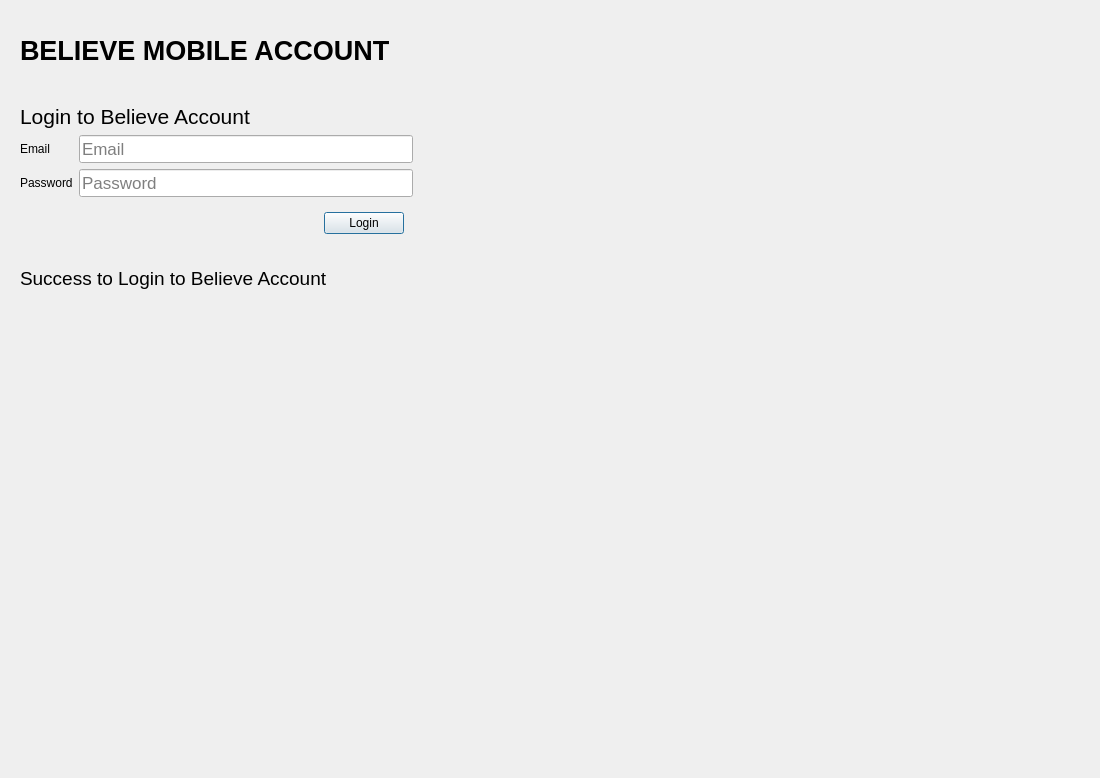
<?xml version="1.0" encoding="UTF-8"?>
<ui version="4.0">
 <class>MobileDialog</class>
 <widget class="QDialog" name="MobileDialog">
  <property name="enabled">
   <bool>true</bool>
  </property>
  <property name="geometry">
   <rect>
    <x>0</x>
    <y>0</y>
    <width>1100</width>
    <height>778</height>
   </rect>
  </property>
  <property name="minimumSize">
   <size>
    <width>1100</width>
    <height>0</height>
   </size>
  </property>
  <property name="windowTitle">
   <string>Send Coins</string>
  </property>
  <layout class="QVBoxLayout" name="verticalLayout">
   <item>
    <widget class="QWidget" name="widget_Header" native="true">
     <layout class="QVBoxLayout" name="verticalLayout_Header" stretch="0">
      <property name="leftMargin">
       <number>0</number>
      </property>
      <property name="topMargin">
       <number>0</number>
      </property>
      <property name="rightMargin">
       <number>0</number>
      </property>
      <property name="bottomMargin">
       <number>0</number>
      </property>
      <item>
       <widget class="QWidget" name="" native="true">
        <layout class="QHBoxLayout" name="horizontalLayout_Header" stretch="1,0,1">
         <property name="spacing">
          <number>6</number>
         </property>
         <item>
          <widget class="QLabel" name="labelOverviewHeaderLeft">
           <property name="minimumSize">
            <size>
             <width>464</width>
             <height>60</height>
            </size>
           </property>
           <property name="maximumSize">
            <size>
             <width>16777215</width>
             <height>60</height>
            </size>
           </property>
           <property name="font">
            <font>
             <pointsize>20</pointsize>
             <weight>75</weight>
             <bold>true</bold>
            </font>
           </property>
           <property name="text">
            <string>BELIEVE MOBILE ACCOUNT</string>
           </property>
           <property name="alignment">
            <set>Qt::AlignLeading|Qt::AlignLeft|Qt::AlignVCenter</set>
           </property>
          </widget>
         </item>
         <item>
          <spacer name="horizontalSpacer_Header">
           <property name="orientation">
            <enum>Qt::Horizontal</enum>
           </property>
           <property name="sizeHint" stdset="0">
            <size>
             <width>40</width>
             <height>20</height>
            </size>
           </property>
          </spacer>
         </item>
         <item>
          <widget class="QLabel" name="labelOverviewHeaderRight">
           <property name="minimumSize">
            <size>
             <width>464</width>
             <height>60</height>
            </size>
           </property>
           <property name="maximumSize">
            <size>
             <width>16777215</width>
             <height>60</height>
            </size>
           </property>
           <property name="font">
            <font>
             <pointsize>14</pointsize>
            </font>
           </property>
           <property name="text">
            <string/>
           </property>
           <property name="alignment">
            <set>Qt::AlignRight|Qt::AlignTrailing|Qt::AlignVCenter</set>
           </property>
          </widget>
         </item>
        </layout>
       </widget>
      </item>
     </layout>
    </widget>
   </item>
   <item>
    <widget class="QWidget" name="widLogin" native="true">
     <layout class="QGridLayout" name="gridLayout">
      <item row="0" column="0" colspan="2">
       <widget class="QLabel" name="label">
        <property name="font">
         <font>
          <pointsize>16</pointsize>
         </font>
        </property>
        <property name="text">
         <string>Login to Believe Account </string>
        </property>
       </widget>
      </item>
      <item row="2" column="1">
       <widget class="QLineEdit" name="lineEditPassword">
        <property name="font">
         <font>
          <pointsize>13</pointsize>
         </font>
        </property>
        <property name="echoMode">
         <enum>QLineEdit::Password</enum>
        </property>
        <property name="placeholderText">
         <string>Password</string>
        </property>
       </widget>
      </item>
      <item row="1" column="1">
       <widget class="QLineEdit" name="lineEditEmail">
        <property name="font">
         <font>
          <pointsize>13</pointsize>
         </font>
        </property>
        <property name="placeholderText">
         <string>Email</string>
        </property>
       </widget>
      </item>
      <item row="1" column="2">
       <spacer name="horizontalSpacer_2">
        <property name="orientation">
         <enum>Qt::Horizontal</enum>
        </property>
        <property name="sizeHint" stdset="0">
         <size>
          <width>40</width>
          <height>20</height>
         </size>
        </property>
       </spacer>
      </item>
      <item row="2" column="0">
       <widget class="QLabel" name="labelPassword">
        <property name="text">
         <string>Password</string>
        </property>
       </widget>
      </item>
      <item row="3" column="1">
       <widget class="QWidget" name="widget" native="true">
        <layout class="QHBoxLayout" name="horizontalLayout">
         <item>
          <spacer name="horizontalSpacer">
           <property name="orientation">
            <enum>Qt::Horizontal</enum>
           </property>
           <property name="sizeHint" stdset="0">
            <size>
             <width>220</width>
             <height>20</height>
            </size>
           </property>
          </spacer>
         </item>
         <item>
          <widget class="QPushButton" name="btnLogin">
           <property name="text">
            <string>Login</string>
           </property>
           <property name="default">
            <bool>true</bool>
           </property>
          </widget>
         </item>
        </layout>
       </widget>
      </item>
      <item row="1" column="0">
       <widget class="QLabel" name="labelEmail">
        <property name="text">
         <string>Email</string>
        </property>
       </widget>
      </item>
      <item row="1" column="3">
       <spacer name="horizontalSpacer_3">
        <property name="orientation">
         <enum>Qt::Horizontal</enum>
        </property>
        <property name="sizeHint" stdset="0">
         <size>
          <width>40</width>
          <height>20</height>
         </size>
        </property>
       </spacer>
      </item>
     </layout>
    </widget>
   </item>
   <item>
    <widget class="QWidget" name="widLoginSuccess" native="true">
     <layout class="QVBoxLayout" name="verticalLayout_2">
      <item>
       <widget class="QLabel" name="labelLoginSuccess">
        <property name="font">
         <font>
          <pointsize>14</pointsize>
         </font>
        </property>
        <property name="text">
         <string>Success to Login to Believe Account</string>
        </property>
       </widget>
      </item>
     </layout>
    </widget>
   </item>
   <item>
    <spacer name="verticalSpacer">
     <property name="orientation">
      <enum>Qt::Vertical</enum>
     </property>
     <property name="sizeHint" stdset="0">
      <size>
       <width>20</width>
       <height>40</height>
      </size>
     </property>
    </spacer>
   </item>
  </layout>
 </widget>
 <tabstops>
  <tabstop>lineEditEmail</tabstop>
  <tabstop>lineEditPassword</tabstop>
  <tabstop>btnLogin</tabstop>
 </tabstops>
 <resources>
  <include location="../believe.qrc"/>
 </resources>
 <connections/>
</ui>
